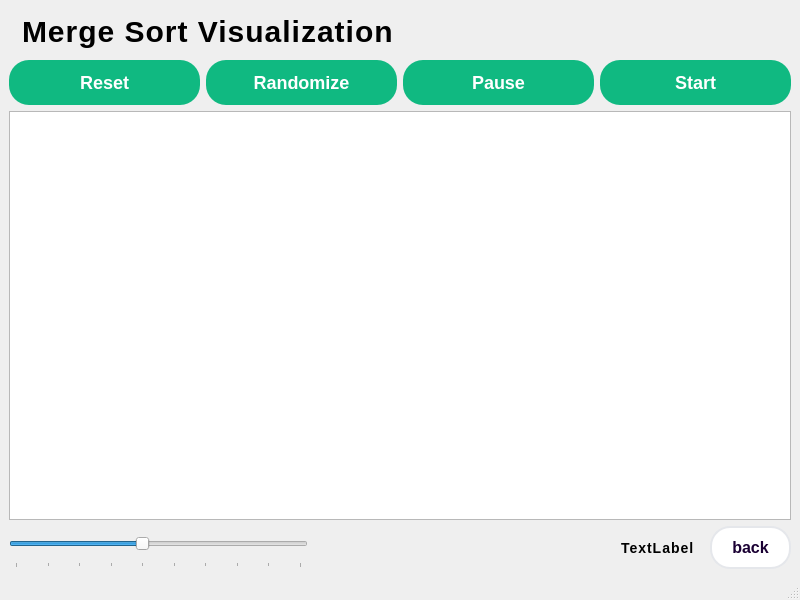
<?xml version="1.0" encoding="UTF-8"?>
<ui version="4.0">
 <class>Merge_sort</class>
 <widget class="QMainWindow" name="Merge_sort">
  <property name="geometry">
   <rect>
    <x>0</x>
    <y>0</y>
    <width>800</width>
    <height>600</height>
   </rect>
  </property>
  <property name="windowTitle">
   <string>MainWindow</string>
  </property>
  <property name="styleSheet">
   <string notr="true">QWidget {
    background: qlineargradient(
        x1:0, y1:0, x2:1, y2:1,
        stop:0 #1e1b4b,      /* Indigo */
        stop:0.5 #581c87,    /* Purple */
        stop:1 #831843       /* Pink */
    );
}</string>
  </property>
  <widget class="QWidget" name="centralwidget">
   <layout class="QVBoxLayout" name="verticalLayout">
    <item>
     <widget class="QLabel" name="lblTitle">
      <property name="styleSheet">
       <string notr="true">QLabel {
    font-family: &quot;Rockwell&quot;, &quot;Segoe UI&quot;, Arial, sans-serif;
    font-size: 30px;
    font-weight: bold;
	color: qlineargradient(
        spread:pad, 
        x1:0, y1:0, x2:1, y2:0, 
        stop:0 #0077b6, stop:1 #48cae4
    );
    qproperty-alignment: AlignCenter;
    letter-spacing: 1px;
    text-transform: uppercase;
    background: transparent;
    padding: 5px;
}

</string>
      </property>
      <property name="text">
       <string>Merge Sort Visualization</string>
      </property>
     </widget>
    </item>
    <item>
     <layout class="QHBoxLayout" name="horizontalLayout">
      <item>
       <widget class="QPushButton" name="btnReset">
        <property name="styleSheet">
         <string notr="true">    QPushButton {
        background: qlineargradient(stop:0 #10b981, stop:1 #059669);
        color: white;
        font-size: 18px;
        font-weight: 700;
        border: none;
        border-radius: 20px;
        padding: 12px 24px;
        transition: all 0.3s ease;
    }
    QPushButton:hover {
        background: qlineargradient(stop:0 #059669, stop:1 #047857);
    }
    QPushButton:pressed {
        background: qlineargradient(stop:0 #047857, stop:1 #065f46);
        padding: 14px 24px 10px 24px;
    }</string>
        </property>
        <property name="text">
         <string>Reset</string>
        </property>
       </widget>
      </item>
      <item>
       <widget class="QPushButton" name="btnRandomize">
        <property name="styleSheet">
         <string notr="true">    QPushButton {
        background: qlineargradient(stop:0 #10b981, stop:1 #059669);
        color: white;
        font-size: 18px;
        font-weight: 700;
        border: none;
        border-radius: 20px;
        padding: 12px 24px;
        transition: all 0.3s ease;
    }
    QPushButton:hover {
        background: qlineargradient(stop:0 #059669, stop:1 #047857);
    }
    QPushButton:pressed {
        background: qlineargradient(stop:0 #047857, stop:1 #065f46);
        padding: 14px 24px 10px 24px;
    }</string>
        </property>
        <property name="text">
         <string>Randomize</string>
        </property>
       </widget>
      </item>
      <item>
       <widget class="QPushButton" name="btnPause">
        <property name="styleSheet">
         <string notr="true">    QPushButton {
        background: qlineargradient(stop:0 #10b981, stop:1 #059669);
        color: white;
        font-size: 18px;
        font-weight: 700;
        border: none;
        border-radius: 20px;
        padding: 12px 24px;
        transition: all 0.3s ease;
    }
    QPushButton:hover {
        background: qlineargradient(stop:0 #059669, stop:1 #047857);
    }
    QPushButton:pressed {
        background: qlineargradient(stop:0 #047857, stop:1 #065f46);
        padding: 14px 24px 10px 24px;
    }</string>
        </property>
        <property name="text">
         <string>Pause</string>
        </property>
       </widget>
      </item>
      <item>
       <widget class="QPushButton" name="btnStart">
        <property name="styleSheet">
         <string notr="true">    QPushButton {
        background: qlineargradient(stop:0 #10b981, stop:1 #059669);
        color: white;
        font-size: 18px;
        font-weight: 700;
        border: none;
        border-radius: 20px;
        padding: 12px 24px;
        transition: all 0.3s ease;
    }
    QPushButton:hover {
        background: qlineargradient(stop:0 #059669, stop:1 #047857);
    }
    QPushButton:pressed {
        background: qlineargradient(stop:0 #047857, stop:1 #065f46);
        padding: 14px 24px 10px 24px;
    }</string>
        </property>
        <property name="text">
         <string>Start</string>
        </property>
       </widget>
      </item>
     </layout>
    </item>
    <item>
     <widget class="QGraphicsView" name="graphicsView"/>
    </item>
    <item>
     <layout class="QHBoxLayout" name="horizontalLayout_2">
      <item>
       <widget class="QSlider" name="sliderSpeed">
        <property name="minimumSize">
         <size>
          <width>211</width>
          <height>41</height>
         </size>
        </property>
        <property name="minimum">
         <number>100</number>
        </property>
        <property name="maximum">
         <number>1000</number>
        </property>
        <property name="value">
         <number>500</number>
        </property>
        <property name="orientation">
         <enum>Qt::Orientation::Horizontal</enum>
        </property>
        <property name="tickPosition">
         <enum>QSlider::TickPosition::TicksBelow</enum>
        </property>
        <property name="tickInterval">
         <number>100</number>
        </property>
       </widget>
      </item>
      <item>
       <spacer name="horizontalSpacer">
        <property name="orientation">
         <enum>Qt::Orientation::Horizontal</enum>
        </property>
        <property name="sizeHint" stdset="0">
         <size>
          <width>40</width>
          <height>20</height>
         </size>
        </property>
       </spacer>
      </item>
      <item>
       <widget class="QLabel" name="lblOperation">
        <property name="styleSheet">
         <string notr="true">  QLabel {
        font-family: &quot;Segoe UI&quot;, Arial, sans-serif;
        font-size: 14px;
        font-weight: bold;
        color: qlineargradient(
            spread:pad,
            x1:0, y1:0, x2:1, y2:0,
            stop:0 #00ffff, stop:1 #00dddd
        );
        qproperty-alignment: AlignCenter;
        letter-spacing: 1px;
        background: transparent;
        padding: 5px;
    }</string>
        </property>
        <property name="text">
         <string>TextLabel</string>
        </property>
       </widget>
      </item>
      <item>
       <widget class="QPushButton" name="btnBack">
        <property name="styleSheet">
         <string notr="true"> QPushButton {
        background: qlineargradient(stop:0 #ffffff, stop:1 #f3f4f6);
        color: #1a0033;
        font-size: 16px;
        font-weight: 700;
        border: 2px solid #e5e7eb;
        border-radius: 20px;
        padding: 10px 20px;
        transition: all 0.3s ease;
    }
    QPushButton:hover {
        background: qlineargradient(stop:0 #e5e7eb, stop:1 #d1d5db);
        border: 2px solid #9ca3af;
        color: #0f172a;
    }
    QPushButton:pressed {
        background: qlineargradient(stop:0 #9ca3af, stop:1 #6b7280);
        border: 2px solid #6b7280;
        color: #0f172a;
        padding: 11px 20px 9px 20px;
    }</string>
        </property>
        <property name="text">
         <string>back</string>
        </property>
       </widget>
      </item>
     </layout>
    </item>
   </layout>
  </widget>
  <widget class="QMenuBar" name="menubar">
   <property name="geometry">
    <rect>
     <x>0</x>
     <y>0</y>
     <width>800</width>
     <height>18</height>
    </rect>
   </property>
  </widget>
  <widget class="QStatusBar" name="statusbar"/>
 </widget>
 <resources/>
 <connections/>
</ui>
